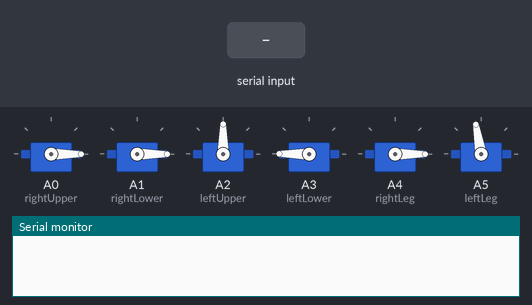
This sketch was run on a simulated Arduino Uno, built with avr-gcc and run on an emulated ATmega328P. Parts: 6 × servo, the last lines printed to the serial monitor. The inputs (shaded band) are chosen by the test bench. Random numbers use the default seed unless the sketch sets one.

Above: at 1.2 s.
1.3 s: "win\n" received over Serial
At 1.7 s:
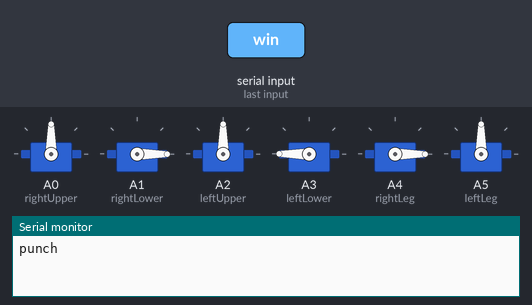
3.3 s: "loss\n" received over Serial
At 3.7 s:
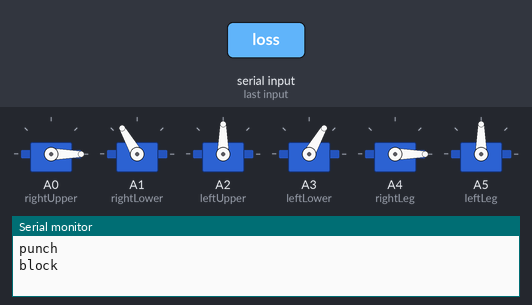
4.8 s: "win\n" received over Serial
At 5.2 s:
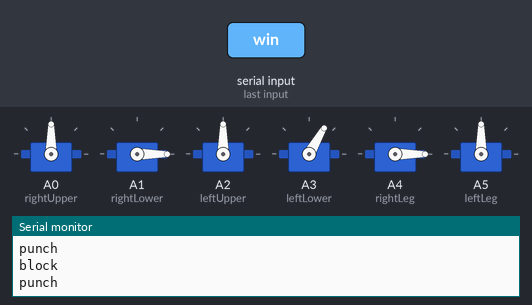
6.8 s: "win\n" received over Serial
At 8.9 s:
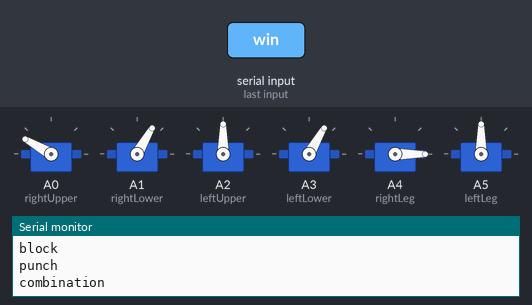
Timing chart, 0 to 10.6 s (numbered marks = the images above; inputs shaded):
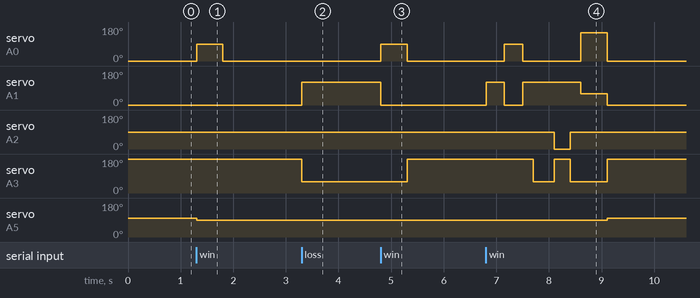

The sketch:

A3.ino
```cpp
#include <Servo.h>

// Define servos for arms and legs
Servo rightUpper;
Servo rightLower;
Servo leftUpper;
Servo leftLower;
Servo rightLeg;
Servo leftLeg;

// Initial positions for all servos
int rightUpperAngle = 0;
int rightLowerAngle = 0;
int leftUpperAngle = 90;
int leftLowerAngle = 180;
int rightLegAngle = 0;
int leftLegAngle = 90;

// Track win/loss and consecutive counts
int winCount = 0;
int lossCount = 0;
int totalGames = 0;
bool superBlockActive = false;
unsigned long superBlockTimer = 0;
int winStreak = 0;
float winRate;


// Track last action and arm used
String lastAction = "";
String lastArmUsed = "";
//----------------------------------------------------------------------------------
void setup() {
  Serial.begin(9600);

  // Attach each servo to its respective pin
  rightUpper.attach(A0);
  rightLower.attach(A1);
  leftUpper.attach(A2);
  leftLower.attach(A3);
  rightLeg.attach(A4);
  leftLeg.attach(A5);

  // Move to initial positions
  resetServosToIdle();

  //Serial.println("Enter 'win' or 'loss' to simulate a game result.");
}
//----------------------------------------------------------------------------------
void playSound(const char* soundName) {
  Serial.println(soundName); // Send the sound name to the computer
}

void blockSound() {
  // Your servo movement code...
  playSound("block");
}

void punchSound() {
  // Your servo movement code...
  playSound("punch");
}

void powerUpSound(){
  playSound("powerUp");
}

void superBlockSound(){
  playSound("superBlock");
}

void combinationSound(){
  playSound("combination");
}
//----------------------------------------------------------------------------------
// Function to reset all servos to idle position
void resetServosToIdle() {
  rightUpper.write(0);
  rightLower.write(0);
  leftUpper.write(90);
  leftLower.write(180);
  rightLeg.write(0);
  leftLeg.write(100);

  //Serial.println("All servos reset to idle position.");
}

// Action functions
void powerUp() {
  rightUpper.write(20);
  rightLower.write(30);
  leftUpper.write(70);
  leftLower.write(150);
  rightLeg.write(0);
  leftLeg.write(90);
  powerUpSound();
  //Serial.println("Powering UP!");
  lastAction = "power up";
}

void block() {
  rightUpper.write(0);
  rightLower.write(120);
  leftUpper.write(90);
  leftLower.write(60);
  rightLeg.write(rightLegAngle);
  leftLeg.write(leftLegAngle);

  blockSound();
  //Serial.println("Character is blocking");
  lastAction = "block";
}

void blockAgian() {
  rightUpper.write(20);
  rightLower.write(150);
  leftUpper.write(80);
  leftLower.write(30);

  delay(500);

  rightUpper.write(0);
  rightLower.write(120);
  leftUpper.write(90);
  leftLower.write(60);
  rightLeg.write(rightLegAngle);
  leftLeg.write(leftLegAngle);

  blockSound();
  //Serial.println("Character is blocking");
  lastAction = "block";
}

void superBlock() {
  rightUpper.write(10);
  rightLower.write(150);
  leftUpper.write(80);
  leftLower.write(40);
  rightLeg.write(110);
  leftLeg.write(0);

  superBlockSound();
  //Serial.println("Character is super blocking");
  superBlockActive = true;
  superBlockTimer = millis(); // Start the 5-minute timer
  lastAction = "super block";
}

void leftPunch() {
  leftUpper.write(0);
  leftLower.write(180);
  rightLeg.write(rightLegAngle);
  leftLeg.write(leftLegAngle);

  //Serial.println("Left punch");
  punchSound();
  lastAction = "left punch";
  lastArmUsed = "left";
}

void rightPunch() {
  rightUpper.write(90);
  rightLower.write(0);
  rightLeg.write(rightLegAngle);
  leftLeg.write(leftLegAngle);

  //Serial.println("Right punch");
  punchSound();
  lastAction = "right punch";
  lastArmUsed = "right";
}

void combination() {

  rightUpper.write(0);
  rightLower.write(120);
  delay(350);
  combinationSound();
  rightUpper.write(90);
  rightLower.write(0);
  delay(350);
  rightUpper.write(0);
  rightLower.write(120);
  delay(200);
  leftUpper.write(90);
  leftLower.write(60);
  delay(400);
  leftUpper.write(0);
  leftLower.write(180);
  delay(300);
  leftUpper.write(90);
  leftLower.write(60);
  delay(200);
  rightUpper.write(150);
  rightLower.write(60);
  delay(500);
  resetServosToIdle();
}

// Helper functions to reset individual limbs
void resetLeftArm() {
  leftUpper.write(90);
  leftLower.write(180);

  //Serial.println("Reset left arm");
}

void resetRightArm() {
  rightUpper.write(0);
  rightLower.write(0);

  //Serial.println("Reset right arm");
}
//----------------------------------------------------------------------------------

// Main function to process win/loss input
void processInput(String input) {
  /*
  Serial.println("Processing input: " + input);  // Debug
  Serial.print("Current Counts -> Wins: ");
  Serial.print(winCount);
  Serial.print(", Losses: ");
  Serial.print(lossCount);
  Serial.print(", Total Games: ");
  Serial.println(totalGames);
*/
  if (input == "win") {
    winCount++;
    winStreak++;
    lossCount = 0; // Reset loss streak
    totalGames++;
/*
    Serial.println("Result: Win");
    Serial.print("Updated Counts -> Wins: ");
    Serial.print(winCount);
    Serial.print(", Losses: ");
    Serial.print(lossCount);
    Serial.print(", Total Games: ");
    Serial.println(totalGames);
*/


    // Trigger power-up if 3 consecutive wins
    if (winStreak >= 3) {
      powerUp();
      delay(8000);
      resetServosToIdle();
      winStreak = 0;; // Reset win streak after power-up
      //Serial.println("Triggered Power-Up after 3 wins.");
    } else{

    int action = random(0, 3); // Generate random number: 0, 1, or 2

          // Randomly select left or right punch redo this
    if (action == 0) {

      leftPunch();
      delay(500);
      if (lastAction != "block" && lastArmUsed == "left") {
        resetLeftArm(); // Reset after punch if not a block
        resetRightArm();
      }
    } else if (action == 1){
      rightPunch();
      delay(500);
      if (lastAction != "block" && lastArmUsed == "right") {
        resetRightArm(); // Reset after punch if not a block
        resetLeftArm();
      }
    } else{
      combination();
    }
    }

  } else if (input == "loss") {
    lossCount++;
    winStreak = 0;
    totalGames++;

    //Serial.println("Result: Loss");
    if (totalGames > 0) {
        winRate = ((float)winCount / totalGames) * 100; // Cast winCount to float for accurate division
    } else {
        winRate = 100;
    }
    /*
    Serial.print("Current Win Rate: ");
    Serial.print(winRate, 2);  // Print with 2 decimal places
    Serial.println("%");
*/
    // Determine if block or superBlock is applied
    if (winRate <= 20  && lossCount > 2) {
      //Serial.println("Condition met for Super Block.");
      superBlock();
    } else {
      if(lastAction == "block"){
        blockAgian();
      }else{
        block();  // Use block by default for most losses

      }
      //Serial.println("Condition met for regular Block.");
    }
  }
}
//----------------------------------------------------------------------------------

void loop() {
  // Check for serial input
  if (Serial.available() > 0) {
    String input = Serial.readStringUntil('\n');
    input.trim(); // Remove any whitespace/newline characters

    // Process win or loss input
    if (input == "win" || input == "loss") {
      //Serial.println("Received: " + input);
      processInput(input);
    }
  }

  // Check if superBlock timer is active and 5 minutes have passed
  if (superBlockActive && (millis() - superBlockTimer >= 5000)) { // 300,000 ms = 5 minutes
    resetServosToIdle();
    superBlockActive = false;
  }
}
```

Measured:
- after the input at 1.3 s, servo on A0 (rightUpper): 0° → 90° at once, → 0° 0.50 s later; servo on A5 (leftLeg): 100° → 90° at once
- after the input at 3.3 s, servo on A1 (rightLower): 0° → 120° at once; servo on A3 (leftLower): 180° → 60° at once
- after the input at 4.8 s, servo on A0 (rightUpper): 0° → 90° at once, → 0° 0.50 s later; servo on A1 (rightLower): 120° → 0° at once; servo on A3 (leftLower): 60° → 180° after 0.50 s
- after the input at 6.8 s, servo on A0 (rightUpper): 0° → 90° after 0.35 s, → 0° 0.35 s later, → 150° 1.1 s later, → 0° 0.50 s later; servo on A1 (rightLower): 0° → 120° at once, → 0° 0.35 s later, → 120° 0.35 s later, → 60° 1.1 s later, … (5 changes in this stretch)
